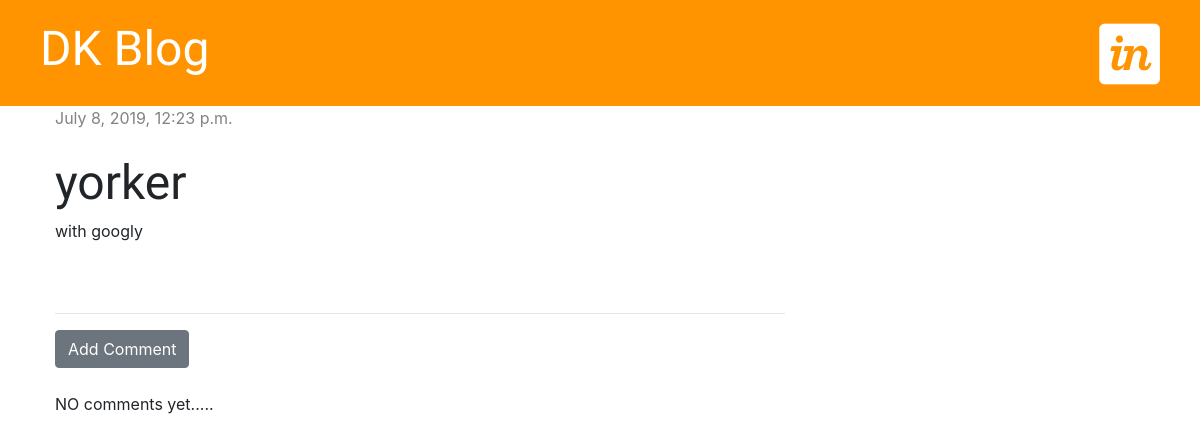
The page /post/9/ on the database as committed earlier.
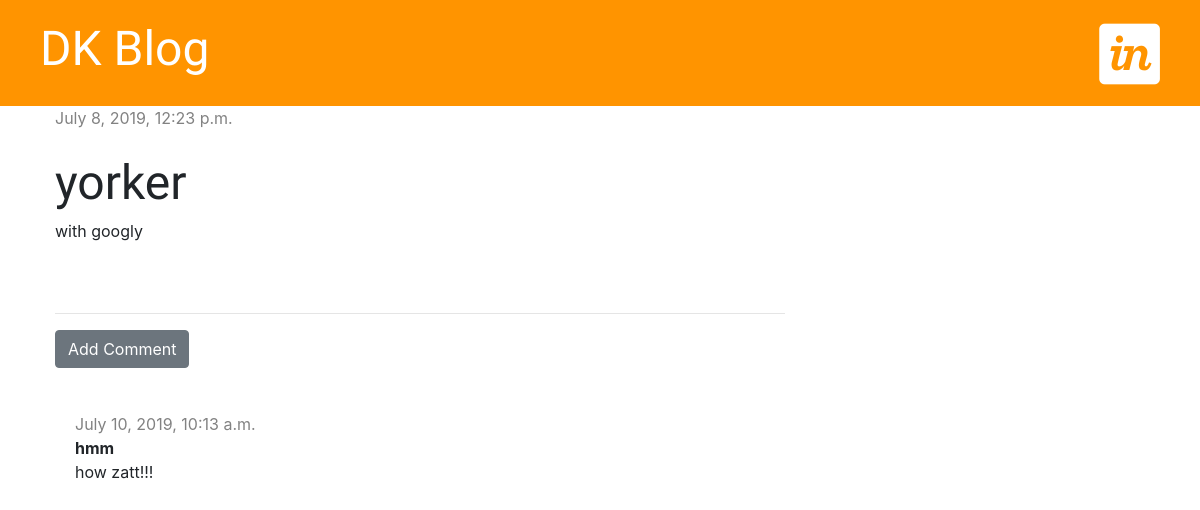
The same page on the database as committed later.
### blog/models.py (models this page shows, shortened)
class Comment(models.Model):
    post = models.ForeignKey('blog.Post', on_delete=models.CASCADE, related_name='comments')
    author = models.CharField(max_length=200)
    text = models.TextField()
    created_date = models.DateTimeField(default=timezone.now)
    approved = models.BooleanField(default=False)

### blog/views.py (the view)
# urls.py: path('post/<int:pk>/', views.post_detail, name='post_detail'),
def post_detail(request,pk):
    post = get_object_or_404(Post,pk=pk)
    stuff_for_frontend = {'post':post}
    return render(request, 'blog/post_detail.html', stuff_for_frontend)

### blog/templates/blog/post_detail.html (shortened to what this page needs)
{% extends 'blog/base.html'%}
{% block content%}
    <div class="post">
        {% if post.published_date %}
                <div class="date">
                    {{post.published_date}}
                </div>
        {% else %}
                <a href="{% url 'post_publish' pk=post.pk %}" class="btn btn-primary">Publish</a>
        {% endif %}
        <br>
        <h1>{{post.title}}</h1>
        <p>{{post.text|linebreaksbr }}</p>
    </div>
    <hr>
    <a href="{% url 'add_comment_to_post' pk=post.pk %}" class="btn btn-secondary">Add Comment</a>
    <br>
    <br>
    {% for comment in post.comments.all %}
        {% if user.is_authenticated or comment.approved %}
            <div class="comment">
                <div class="date">
                    {{ comment.created_date }}
                </div>
                <strong>{{comment.author}}</strong>
                <P>{{comment.text}}</P>
            </div>
        {% endif %}
    {% empty %}
        <p>NO comments yet.....</p>
    {% endfor %}
{% endblock %}

Rows that differ between the two databases and show on the page:
added Comment: created_date "July 10, 2019, 10:13 a.m.", author "hmm", text "how zatt!!!"
Other text that changed with them:
text no longer shown: "NO comments yet....."
